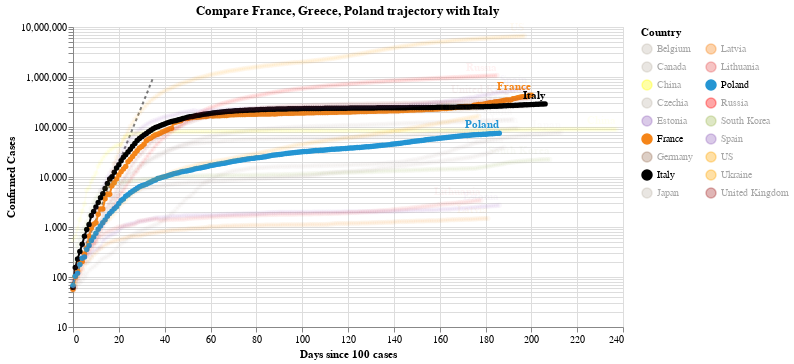

The notebook cell this image was saved under:
### Code cell
#hide_input
chart2 = make_since_chart(dff2, ['France', 'Greece', 'Poland'], baseline_countries)
chart2

### Figure 1 — Vega-Lite specification as saved in the notebook (floating-point values rounded to 4 significant figures; data arrays with more than 128 entries replaced by an {"elided": "..."} marker saying what was removed)
{"config": {"view": {"continuousWidth": 400, "continuousHeight": 300}}, "layer": [{"data": {"name": "data-628230001892d6798b50651be41d1b3e"}, "mark": {"type": "line", "color": "black", "opacity": 0.5, "strokeDash": [3, 3]}, "encoding": {"x": {"type": "quantitative", "field": "Days since 100 cases"}, "y": {"type": "quantitative", "field": "Confirmed Cases"}}}, {"data": {"name": "data-6ce174f909d0b757110d6d9f1bdd0b65"}, "mark": {"type": "line", "point": true}, "encoding": {"color": {"type": "nominal", "field": "Country", "legend": {"columns": 2}, "scale": {"domain": ["Belgium", "Canada", "China", "Czechia", "Estonia", "France", "Germany", "Italy", "Japan", "Latvia", "Lithuania", "Poland", "Russia", "South Korea", "Spain", "US", "Ukraine", "United Kingdom"], "range": ["#C1B7AD", "#C1B7AD", "yellow", "#C1B7AD", "#9467bd", "#F58518", "#9D755D", "black", "#C1B7AD", "#F58518", "#E45756", "#2495D3", "red", "#A1BA59", "#9467bd", "orange", "orange", "brown"]}}, "opacity": {"condition": {"value": 1, "selection": "selector005"}, "value": 0.05}, "tooltip": [{"type": "nominal", "field": "Country"}, {"type": "temporal", "field": "Date"}, {"type": "quantitative", "field": "Confirmed Cases"}, {"type": "quantitative", "field": "Days since 100 cases"}], "x": {"type": "quantitative", "field": "Days since 100 cases"}, "y": {"type": "quantitative", "field": "Confirmed Cases", "scale": {"type": "log"}}}, "selection": {"selector005": {"type": "multi", "fields": ["Country"], "bind": "legend", "init": [{"Country": "France"}, {"Country": "Greece"}, {"Country": "Poland"}, {"Country": "Italy"}]}}, "width": 550}, {"data": {"name": "data-6ce174f909d0b757110d6d9f1bdd0b65"}, "mark": {"type": "text", "align": "right", "dy": -8, "fontWeight": "bold"}, "encoding": {"color": {"type": "nominal", "field": "Country", "legend": {"columns": 2}, "scale": {"domain": ["Belgium", "Canada", "China", "Czechia", "Estonia", "France", "Germany", "Italy", "Japan", "Latvia", "Lithuania", "Poland", "Russia", "South Korea", "Spain", "US", "Ukraine", "United Kingdom"], "range": ["#C1B7AD", "#C1B7AD", "yellow", "#C1B7AD", "#9467bd", "#F58518", "#9D755D", "black", "#C1B7AD", "#F58518", "#E45756", "#2495D3", "red", "#A1BA59", "#9467bd", "orange", "orange", "brown"]}}, "opacity": {"condition": {"value": 1, "selection": "selector005"}, "value": 0.05}, "text": {"type": "nominal", "field": "Country"}, "tooltip": [{"type": "nominal", "field": "Country"}, {"type": "temporal", "field": "Date"}, {"type": "quantitative", "field": "Confirmed Cases"}, {"type": "quantitative", "field": "Days since 100 cases"}], "x": {"type": "quantitative", "field": "Days since 100 cases"}, "y": {"type": "quantitative", "field": "Confirmed Cases", "scale": {"type": "log"}}}, "transform": [{"filter": "(datum['Date'] >= 1600128000000)"}], "width": 550}], "title": "Compare France, Greece, Poland trajectory with Italy", "$schema": "https://vega.github.io/schema/vega-lite/v4.0.2.json", "datasets": {"data-628230001892d6798b50651be41d1b3e": [{"Days since 100 cases": 0, "Confirmed Cases": 100.0}, {"Days since 100 cases": 1, "Confirmed Cases": 130.0}, {"Days since 100 cases": 2, "Confirmed Cases": 169.0}, {"Days since 100 cases": 3, "Confirmed Cases": 219.7}, {"Days since 100 cases": 4, "Confirmed Cases": 285.6}, {"Days since 100 cases": 5, "Confirmed Cases": 371.3}, {"Days since 100 cases": 6, "Confirmed Cases": 482.7}, {"Days since 100 cases": 7, "Confirmed Cases": 627.5}, {"Days since 100 cases": 8, "Confirmed Cases": 815.7}, {"Days since 100 cases": 9, "Confirmed Cases": 1060.0}, {"Days since 100 cases": 10, "Confirmed Cases": 1379.0}, {"Days since 100 cases": 11, "Confirmed Cases": 1792.0}, {"Days since 100 cases": 12, "Confirmed Cases": 2330.0}, {"Days since 100 cases": 13, "Confirmed Cases": 3029.0}, {"Days since 100 cases": 14, "Confirmed Cases": 3937.0}, {"Days since 100 cases": 15, "Confirmed Cases": 5119.0}, {"Days since 100 cases": 16, "Confirmed Cases": 6654.0}, {"Days since 100 cases": 17, "Confirmed Cases": 8650.0}, {"Days since 100 cases": 18, "Confirmed Cases": 11250.0}, {"Days since 100 cases": 19, "Confirmed Cases": 14620.0}, {"Days since 100 cases": 20, "Confirmed Cases": 19000.0}, {"Days since 100 cases": 21, "Confirmed Cases": 24710.0}, {"Days since 100 cases": 22, "Confirmed Cases": 32120.0}, {"Days since 100 cases": 23, "Confirmed Cases": 41750.0}, {"Days since 100 cases": 24, "Confirmed Cases": 54280.0}, {"Days since 100 cases": 25, "Confirmed Cases": 70560.0}, {"Days since 100 cases": 26, "Confirmed Cases": 91730.0}, {"Days since 100 cases": 27, "Confirmed Cases": 119300.0}, {"Days since 100 cases": 28, "Confirmed Cases": 155000.0}, {"Days since 100 cases": 29, "Confirmed Cases": 201500.0}, {"Days since 100 cases": 30, "Confirmed Cases": 262000.0}, {"Days since 100 cases": 31, "Confirmed Cases": 340600.0}, {"Days since 100 cases": 32, "Confirmed Cases": 442800.0}, {"Days since 100 cases": 33, "Confirmed Cases": 575600.0}, {"Days since 100 cases": 34, "Confirmed Cases": 748300.0}, {"Days since 100 cases": 35, "Confirmed Cases": 972800.0}], "data-6ce174f909d0b757110d6d9f1bdd0b65": {"elided": "3543 records"}}}
